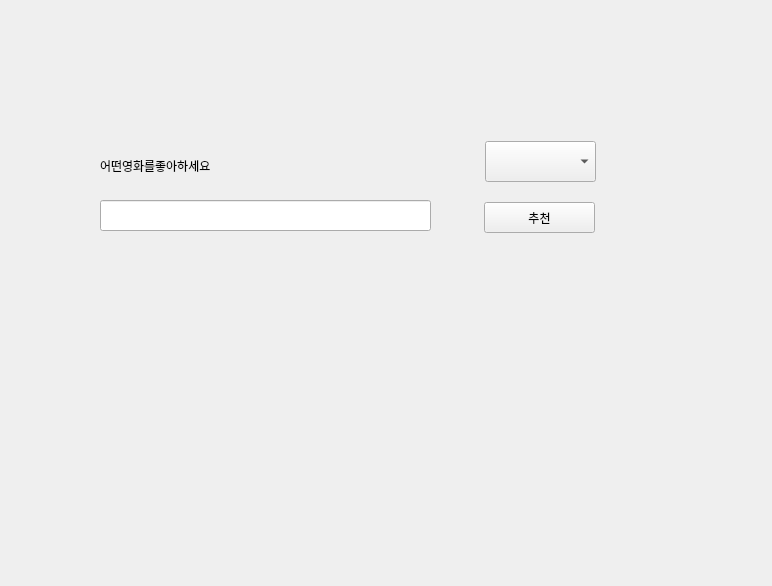
<?xml version="1.0" encoding="UTF-8"?>
<ui version="4.0">
 <class>Form</class>
 <widget class="QWidget" name="Form">
  <property name="geometry">
   <rect>
    <x>0</x>
    <y>0</y>
    <width>772</width>
    <height>586</height>
   </rect>
  </property>
  <property name="windowTitle">
   <string>Form</string>
  </property>
  <widget class="QComboBox" name="comboBox">
   <property name="geometry">
    <rect>
     <x>485</x>
     <y>141</y>
     <width>111</width>
     <height>41</height>
    </rect>
   </property>
  </widget>
  <widget class="QLabel" name="label">
   <property name="geometry">
    <rect>
     <x>100</x>
     <y>140</y>
     <width>331</width>
     <height>51</height>
    </rect>
   </property>
   <property name="text">
    <string>어떤영화를좋아하세요</string>
   </property>
  </widget>
  <widget class="QLineEdit" name="le_keyword">
   <property name="geometry">
    <rect>
     <x>100</x>
     <y>200</y>
     <width>331</width>
     <height>31</height>
    </rect>
   </property>
  </widget>
  <widget class="QPushButton" name="btn_recommendation">
   <property name="geometry">
    <rect>
     <x>484</x>
     <y>202</y>
     <width>111</width>
     <height>31</height>
    </rect>
   </property>
   <property name="text">
    <string>추천</string>
   </property>
  </widget>
  <widget class="QLabel" name="lbl_recommendation">
   <property name="geometry">
    <rect>
     <x>100</x>
     <y>260</y>
     <width>541</width>
     <height>291</height>
    </rect>
   </property>
   <property name="text">
    <string/>
   </property>
  </widget>
 </widget>
 <resources/>
 <connections/>
</ui>
